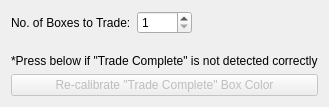
                <widget class="QWidget" name="scrollAreaWidgetContents_3">
                 <property name="geometry">
                  <rect>
                   <x>0</x>
                   <y>0</y>
                   <width>279</width>
                   <height>102</height>
                  </rect>
                 </property>
                 <layout class="QVBoxLayout" name="verticalLayout_12">
                  <property name="leftMargin">
                   <number>11</number>
                  </property>
                  <property name="topMargin">
                   <number>11</number>
                  </property>
                  <property name="rightMargin">
                   <number>11</number>
                  </property>
                  <property name="bottomMargin">
                   <number>11</number>
                  </property>
                  <item>
                   <layout class="QHBoxLayout" name="horizontalLayout_14">
                    <item>
                     <widget class="QLabel" name="label_35">
                      <property name="text">
                       <string>No. of Boxes to Trade:</string>
                      </property>
                     </widget>
                    </item>
                    <item>
                     <widget class="QSpinBox" name="SP3_SB_Box">
                      <property name="minimumSize">
                       <size>
                        <width>55</width>
                        <height>0</height>
                       </size>
                      </property>
                      <property name="minimum">
                       <number>1</number>
                      </property>
                      <property name="maximum">
                       <number>32</number>
                      </property>
                      <property name="singleStep">
                       <number>1</number>
                      </property>
                     </widget>
                    </item>
                    <item>
                     <spacer name="horizontalSpacer_4">
                      <property name="orientation">
                       <enum>Qt::Horizontal</enum>
                      </property>
                      <property name="sizeHint" stdset="0">
                       <size>
                        <width>40</width>
                        <height>20</height>
                       </size>
                      </property>
                     </spacer>
                    </item>
                   </layout>
                  </item>
                  <item>
                   <widget class="QLabel" name="label_24">
                    <property name="text">
                     <string>
*Press below if &quot;Trade Complete&quot; is not detected correctly</string>
                    </property>
                   </widget>
                  </item>
                  <item>
                   <widget class="QPushButton" name="SP3_PB_Calibrate">
                    <property name="enabled">
                     <bool>false</bool>
                    </property>
                    <property name="text">
                     <string>Re-calibrate &quot;Trade Complete&quot; Box Color</string>
                    </property>
                   </widget>
                  </item>
                  <item>
                   <spacer name="verticalSpacer">
                    <property name="orientation">
                     <enum>Qt::Vertical</enum>
                    </property>
                    <property name="sizeHint" stdset="0">
                     <size>
                      <width>20</width>
                      <height>40</height>
                     </size>
                    </property>
                   </spacer>
                  </item>
                 </layout>
                </widget>
